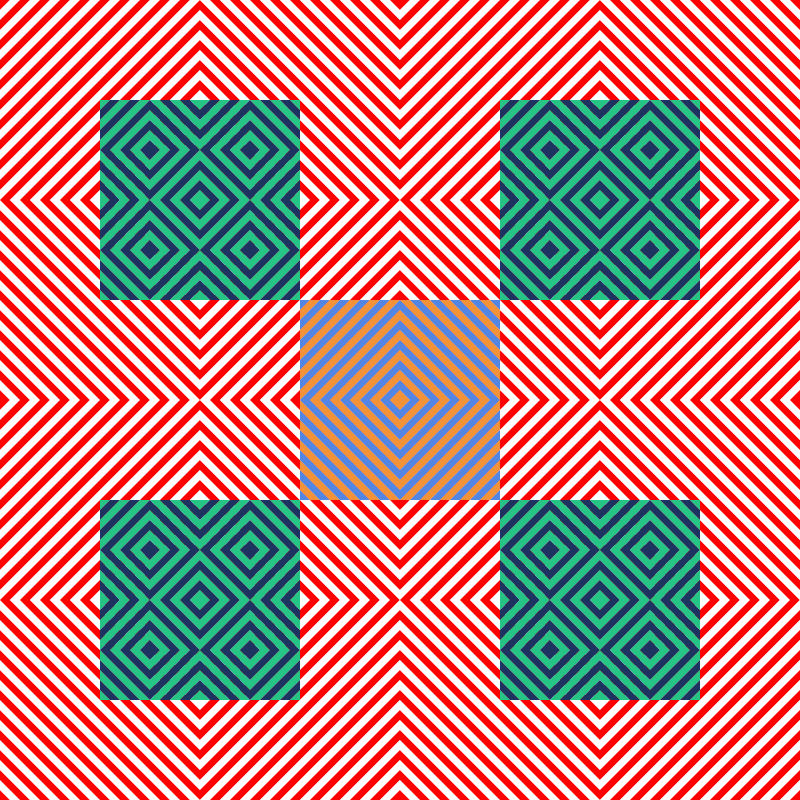
Frame 1 (no input)
Frame 60 (no input): identical to frame 1, image omitted
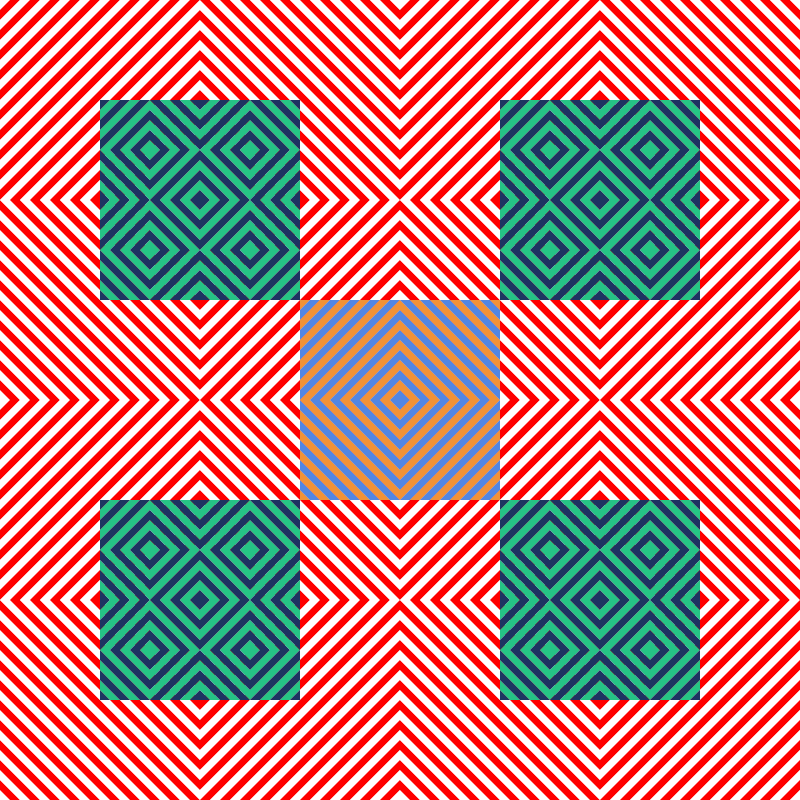
Frame 120 (the mouse pressed at the canvas centre since frame 60)

The p5.js sketch that drew these frames (run headless with seeded random() and noise() and a simulated clock; from frame 60 on, the mouse is pressed at the canvas centre):

// p5.js sketch
// ── sketch.js
let c1, c2, c3, c4, c5, c6;
let numStripes = 20;
let numCols, numRows
let sqSize;

function setup() {
  createCanvas(800, 800);
  c1 = "white";
  c2 = "red";
  c3 = "#1D3461";
  c4 = "#26C485";
  c5 = "#F39237";
  c6 = "#5386E4";
  noStroke();

  numCols = 4;
  numRows = 4;

  sqSize = width/numCols;
}

function draw() {
  background(255);

  fill(255);
  rect(100, 100, 200, 200)
  
  //fill the entire background
  tiledFill(0, 0, width, height, 20, numCols, c1, c2);

  tiledFill(100, 100, 200, 200, 5, 4, c3, c4);
  tiledFill(500, 100, 200, 200, 5, 4, c3, c4);
  tiledFill(100, 500, 200, 200, 5, 4, c3, c4);
  tiledFill(500, 500, 200, 200, 5, 4, c3, c4);

  tiledFill(300, 300, 200, 200, 10, 2, c5, c6);
  //swap colors for animation
  if(frameCount % 100 == 0){
    let tempColor = c1;
    c1 = c2;
    c2 = tempColor;

    tempColor = c3;
    c3= c4;
    c4 = tempColor;

    tempColor = c5;
    c5 = c6;
    c6 = tempColor;



  }

}


function tiledFill(x, y, w, h, count, dim, color1, color2){
  let sqSize = w / dim;

  for(let i = 0; i < dim; i++){
    for(let j = 0; j < dim; j++){

      if((i+j) % 2 == 0){
        diagonalFillForward(x + i * sqSize, y + j * sqSize, sqSize, sqSize, count, color1, color2);
      } else {
        diagonalFillBack(x + i * sqSize, y + j * sqSize, sqSize, sqSize, count, color1, color2);
      }
    }


    let tempColor = color1;
    color1 = color2;
    color2 = tempColor;
  }

}

function diagonalFillBack(x, y, w, h, c, color1, color2){
  //start in lower left corner
  let numStripes = c;

  let sw = w / numStripes;

  let x1, y1, x2, y2;

  let px1 = x, py1 = y + h, px2 = x, py2 = y + h; //set all previous points to bottom left hand corner

  for(let i = 0; i < numStripes * 2 + 1; i++){
    x1 = x + i * sw; //move along x

    if(x1 > x + w){  //x1 exceeds the right bounds
      y1 = y + h - (x1 - (x+w)); //how far off are ya? move up the y this amount!
      x1 = x+w; //max x out at the right bounds
    } else {
      y1 = y + h; //else y is the bottom bounds
    }

    y2 = y + h - i * sw; //move along y

    if(y2 < y){ //if y2 is less than y, the top of the square
      x2 = x + (y - y2); //how far off are ya? move right by this amount!
      y2 = y; //max y a the top of the bounds
    } else {
      x2 = x; //else x is the left hand side
    }

    if(i % 2 == 0){
      fill(color1);
    } else {
      fill(color2);
    }

    // line(x1, y1, x2, y2); //for simplified testing
    beginShape();
    vertex(x1, y1);
    vertex(x2, y2);
    vertex(px2, py2);
    vertex(px1, py1);
    endShape();

    //update the previous
    px1 = x1;
    py1 = y1;
    px2 = x2;
    py2 = y2;
  }
}

function diagonalFillForward(x, y, w, h, c, color1, color2){
  //start in lower left corner
  let numStripes = c;

  let sw = w / numStripes;

  let x1, y1, x2, y2;

  let px1 = x, py1 = y; px2 = x, py2 = y; //set all previous points to top left corner

  for(let i = 0; i < numStripes * 2 + 1; i++){
    x1 = x + i * sw; //move along x

    if(x1 > x + w){ //if x is greate than the right side bounds
      y1 = y + (x1 - (x+w)); //how far off are ya? ove up this amount
      x1 = x+w; //max x out at the right hand side;
    } else {
      y1 = y; //y1 is at the top of the bounds
    }

    y2 = y + i * sw; //move along the y

    if(y2 > y + h){ //if y2 is greater than the bottom limit
      x2 = x + (y2 - (y + h)); //how far off are ya? move the x by this amoutn
      y2 = y + h; //limit y2 to the bottom of the bounds
    } else {
      x2 = x; //x2 is on the left hand side
    }

    if(i % 2 == 0){
      fill(color1);
    } else {
      fill(color2);
    }

    // line(x1, y1, x2, y2); //debug
    beginShape();
    vertex(x1, y1);
    vertex(x2, y2);
    vertex(px2, py2);
    vertex(px1, py1);
    endShape(CLOSE);

    //update the previous
    px1 = x1;
    py1 = y1;
    px2 = x2;
    py2 = y2;
  }
}

//you started with this as a poc
function diagonalLines(x, y, w, h){
  //start in lower left corner
  let numStripes = 8;

  let sw = w / numStripes;

  let x1, y1, x2, y2;

  for(let i = 0; i < numStripes * 2; i++){
    x1 = x + i * sw;

    if(x1 > x + w){
      y1 = y + h - ((x + i * sw) - (x+w));
      x1 = x+w;
    } else {
      y1 = y + h;
    }

    y2 = y + h - i * sw;

    if(y2 < y){ //if y is greater than the
      x2 = x + w - (y2 + y);
      y2 = y;
    } else {
      x2 = x
    }

    line(x1, y1, x2, y2);
  }
}
